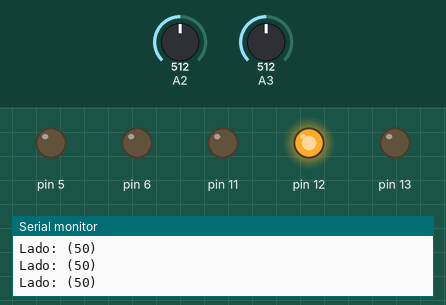
This sketch was run on a simulated Arduino Uno, built with avr-gcc and run on an emulated ATmega328P. Shown: output pins drawn as LEDs (lit = HIGH), the last lines printed to the serial monitor. The test bench sets the inputs (shaded band); at power-on: A2 = 512, A3 = 512.

Above: at 1.2 s.
1.3 s: A2 set to 716
At 2.5 s:
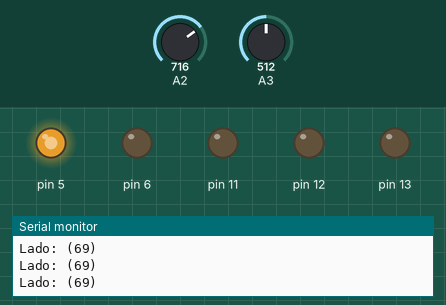
2.8 s: A3 set to 716
At 3.4 s:
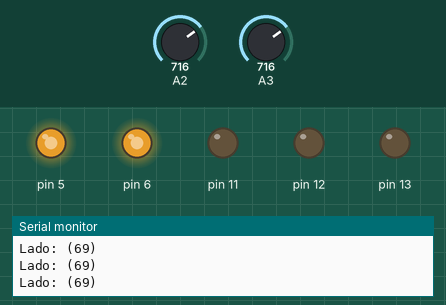
4.3 s: A2 set to 757
At 5.5 s:
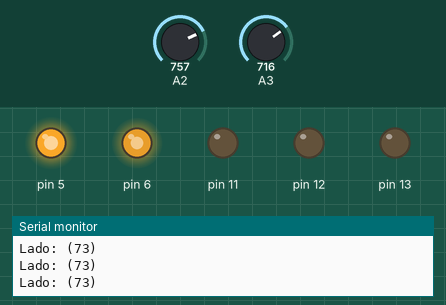
5.8 s: A2 set to 768
At 6.4 s:
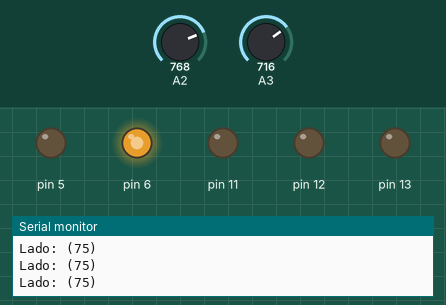
7.3 s: A3 set to 752
At 8.4 s:
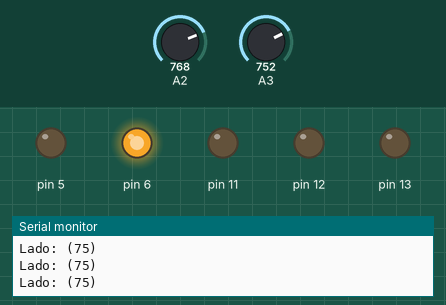
8.8 s: A3 set to 768
At 9.3 s:
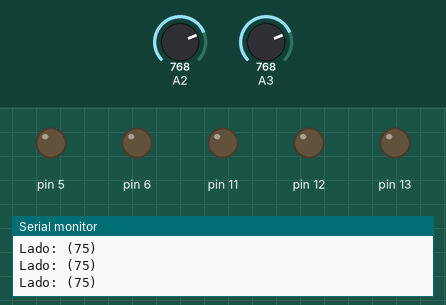
Timing chart, 0 to 11.3 s (numbered marks = the images above; inputs shaded):
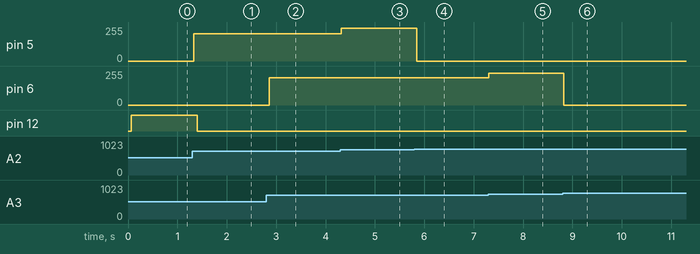

Measured:
- the behaviour switches between 767 and 768 on A2 (found by bisection; images 3 and 4)
- the behaviour switches between 767 and 768 on A3 (found by bisection; images 5 and 6)
- after the input at 1.3 s, pin 5: 0/255 → 204/255 at once; pin 12: HIGH → LOW after 0.10 s
- after the input at 2.8 s, pin 6: 0/255 → 204/255 after 0.06 s
- after the input at 4.3 s, pin 5: 204/255 → 245/255 at once
- after the input at 5.8 s, pin 5: 245/255 → 0/255 at once
- after the input at 7.3 s, pin 6: 204/255 → 240/255 at once
- after the input at 8.8 s, pin 6: 240/255 → 0/255 at once

The sketch:

Codigp_F.ino
```cpp
//este pa
int sensor  = (A0);
int sensor2 = (A1);
int tel1 = (A2);
int tel2 = (A3);


void setup()
{
  Serial.begin (9800) ;

  pinMode (sensor, INPUT);
  pinMode (sensor2, INPUT);

  pinMode (13, OUTPUT);
  pinMode (12, OUTPUT);
  pinMode (11, OUTPUT);
}

void loop()
{
  tel1 = analogRead(A2);
  analogWrite( 5 , tel1);
  tel2 = analogRead(A3);
  analogWrite( 6 , tel2 );
  int celu = map (tel1, 0 , 1023, 0, 100) ;

  Serial.print("Lado: (");
  Serial.print(celu);
  Serial.println( ")" );
  delay (63);

  if((celu > 5) && (celu < 35)){
  digitalWrite (13, HIGH);
  }else{
    digitalWrite (13,LOW);
  }
  if((celu > 35) && (celu < 65)){
  digitalWrite (12, HIGH);
  }else{
    digitalWrite (12,LOW);
  }
  if((celu > 65) && (celu < 100)){
  digitalWrite (11, HIGH);
  }else{
    digitalWrite (11,LOW);
  }

  if(sensor == 1 ){
  digitalWrite (13, HIGH);
  }else{
    digitalWrite (13, LOW);
  }

  if(sensor2 == 1 ){
  digitalWrite (11, HIGH);
  }else{
    digitalWrite (11, LOW);
  }
}
```
